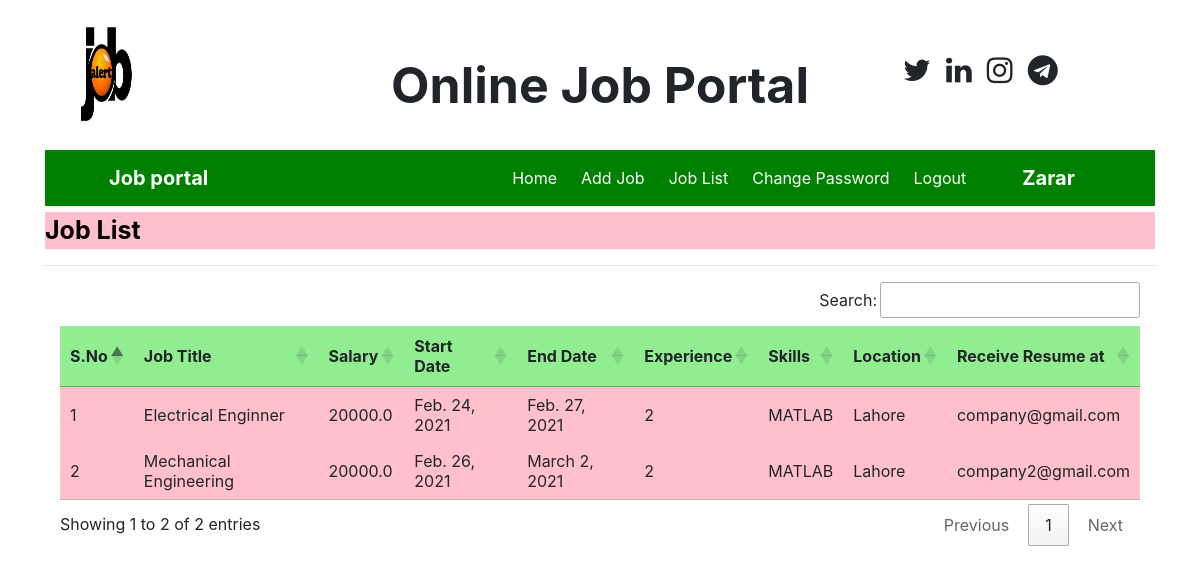
The page /job_list (signed in) on the database its author committed.
### job/models.py (models this page shows, shortened)
class Job(models.Model):
    recruiter = models.ForeignKey(Recruiter, on_delete=models.CASCADE)
    start_date = models.DateField()
    end_date = models.DateField()
    title = models.CharField(max_length=50)
    salary = models.FloatField(max_length=10, null=True)
    image = models.FileField()
    description = models.CharField(max_length=200)
    experience = models.CharField(max_length=20)
    location = models.CharField(max_length=50)
    skills = models.CharField(max_length=100)
    creationdate = models.DateField()

### job/views.py (the view)
# urls.py: path('job_list', job_list, name="job_list"),
def job_list(request):
    if not request.user.is_authenticated:
        return redirect('recruiter_login')
    data= Job.objects.all()
    d={'data':data}
    return render(request, 'job_list.html',d)

### job/templates/job_list.html
{% load static %}
{% block body %}
{% include 'recruiter_navigation.html' %}
<marquee style = " font-size : 25px; color : black ; background-color : pink; font-weight : bold; margin-top:0.5% ">
    Job List
</marquee>
<hr>
<div class="container">
<table  id="example" >
    <thead>
    <tr style = "background-color : lightgreen">
        <th>S.No</th>
        <th>Job Title</th>
        <th>Salary</th>
        <th>Start Date</th>
        <th>End Date</th>
        <th>Experience</th>
        <th>Skills</th>
        <th>Location</th>
        <th>Receive Resume at</th>
    </tr>
    </thead>
    <tbody>
    {% for i in data %}
    <tr style="background : Pink">
        <td>{{forloop.counter}}</td>
        <td>{{i.title}}</td>
        <td>{{i.salary}}</td>
        <td>{{i.start_date}}</td>
        <td>{{i.end_date}}</td>
        <td>{{i.experience}}</td>
        <td>{{i.skills}}</td>
        <td>{{i.location}}</td>
        <td>{{i.description}}</td>
    </tr>
    {% endfor %}
    </tbody>
</table>
</div>
{% endblock %}

### job/templates/recruiter_navigation.html (shortened to what this page needs)
<html>
<head>
    {% load static %}
  <link rel="stylesheet" href="https://maxcdn.bootstrapcdn.com/bootstrap/4.5.2/css/bootstrap.min.css">
  <script src="https://maxcdn.bootstrapcdn.com/bootstrap/4.5.2/js/bootstrap.min.js"></script><link rel="stylesheet" href="https://cdnjs.cloudflare.com/ajax/libs/font-awesome/4.7.0/css/font-awesome.min.css">
</head>
    <link rel="stylesheet" href="https://cdn.datatables.net/1.10.23/css/jquery.dataTables.min.css">
    <link rel="stylesheet" href="https://cdn.datatables.net/buttons/1.6.5/css/buttons.dataTables.min.css">
<body>
<div class ="container">
    <div class ="row">
        <div class="col-sm-3">
            <img src="{% static 'images/job1.jpg'%}"style="width:120px ;height:150px">
        </div>
         <div class="col-sm-6 mt-5 text-center">
             <span style =" font-weight : bold ; font-size : 50px">
                 <span style = "color : dark-grey">Online Job Portal</span><br>
             </span>
        </div>
         <div class="col-sm-3 mt-5" style = "padding-left : 10">
             <span style="font-weight:bold ; font-size : 30px">
                 <span><i class="fa fa-twitter pl-2"></i></span>
                 <span><i class="fa fa-linkedin pl-2"></i></span>
                 <span><i class="fa fa-instagram pl-2"></i></span>
                 <span><i class="fa fa-telegram pl-2"></i></span>
             </span>
        </div>
    </div>
    <nav class="navbar navbar-expand-sm" style="background-color : green">
        <a class = "navbar-brand text-white pl-5 font-weight-bold">Job portal</a>
    <ul class="navbar-nav">
        <li class="nav-item">
            <a class="nav-link" href="{% url 'recruiter_home' %}" style="margin-left:280px">Home</a>
        </li>
         <li class="nav-item">
            <a class="nav-link" href="{% url 'add_job' %}" style="margin-left:8px">Add Job</a>
        </li>
        <li class="nav-item">
            <a class="nav-link" href="{% url 'job_list' %}" style="margin-left:8px">Job List</a>
        </li>
        <li class="nav-item">
            <a class="nav-link" href="{% url 'change_passwordrecruiter' %}" style="margin-left:8px">Change Password</a>
        </li>
        <li class="nav-item">
            <a class="nav-link" href="{% url 'Logout' %}" style="margin-left:8px">Logout</a>
        </li>
    </ul>
        <a class = "navbar-brand text-white pl-5 font-weight-bold">{{request.user.first_name}}</a>
    </nav>
</body>
</html>

### job/templates/recruiter_navigation.html (style rules this page uses)
.nav-link { color: white }

### rows shown on the page
Job: title "Electrical Enginner", salary "20000.0", start_date "Feb. 24, 2021", end_date "Feb. 27, 2021", experience "2", skills "MATLAB", location "Lahore", description "company@gmail.com"
Job: title "Mechanical Engineering", salary "20000.0", start_date "Feb. 26, 2021", end_date "March 2, 2021", experience "2", skills "MATLAB", location "Lahore", description "company2@gmail.com"

### other values the page prints
{{ request.user.first_name }} "Zarar"
